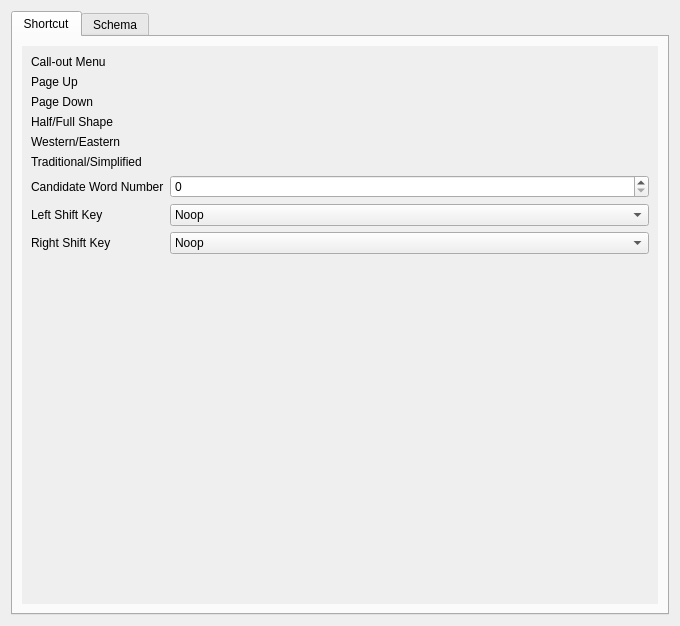
<?xml version="1.0" encoding="UTF-8"?>
<ui version="4.0">
 <class>MainUI</class>
 <widget class="QWidget" name="MainUI">
  <property name="geometry">
   <rect>
    <x>0</x>
    <y>0</y>
    <width>680</width>
    <height>626</height>
   </rect>
  </property>
  <property name="minimumSize">
   <size>
    <width>680</width>
    <height>500</height>
   </size>
  </property>
  <property name="windowTitle">
   <string>MainWindow</string>
  </property>
  <property name="windowIcon">
   <iconset theme="fcitx5-rime">
    <normaloff>.</normaloff>.</iconset>
  </property>
  <layout class="QVBoxLayout" name="verticalLayout_overview">
   <item>
    <widget class="QTabWidget" name="configTab">
     <property name="currentIndex">
      <number>0</number>
     </property>
     <widget class="QWidget" name="shortCutTab">
      <attribute name="title">
       <string>Shortcut</string>
      </attribute>
      <layout class="QHBoxLayout" name="horizontalLayout_2">
       <item>
        <widget class="QScrollArea" name="scrollArea">
         <property name="frameShape">
          <enum>QFrame::NoFrame</enum>
         </property>
         <property name="frameShadow">
          <enum>QFrame::Plain</enum>
         </property>
         <property name="widgetResizable">
          <bool>true</bool>
         </property>
         <widget class="QWidget" name="scrollAreaWidgetContents">
          <property name="geometry">
           <rect>
            <x>0</x>
            <y>0</y>
            <width>648</width>
            <height>557</height>
           </rect>
          </property>
          <layout class="QFormLayout" name="formLayout">
           <item row="0" column="0">
            <widget class="QLabel" name="toggle_label">
             <property name="text">
              <string>Call-out Menu</string>
             </property>
            </widget>
           </item>
           <item row="0" column="1">
            <widget class="fcitx::kcm::KeyListWidget" name="toggle_shortcut" native="true">
             <property name="minimumSize">
              <size>
               <width>100</width>
               <height>0</height>
              </size>
             </property>
            </widget>
           </item>
           <item row="1" column="0">
            <widget class="QLabel" name="label_pageup">
             <property name="text">
              <string>Page Up</string>
             </property>
            </widget>
           </item>
           <item row="2" column="0">
            <widget class="QLabel" name="label_pagedown">
             <property name="text">
              <string>Page Down</string>
             </property>
            </widget>
           </item>
           <item row="3" column="0">
            <widget class="QLabel" name="toggle_hfshape">
             <property name="text">
              <string>Half/Full Shape</string>
             </property>
            </widget>
           </item>
           <item row="4" column="0">
            <widget class="QLabel" name="toggle_ascii">
             <property name="text">
              <string>Western/Eastern</string>
             </property>
            </widget>
           </item>
           <item row="5" column="0">
            <widget class="QLabel" name="toggle_trasim">
             <property name="text">
              <string>Traditional/Simplified</string>
             </property>
            </widget>
           </item>
           <item row="1" column="1">
            <widget class="fcitx::kcm::KeyListWidget" name="hotkey_pageup" native="true">
             <property name="minimumSize">
              <size>
               <width>100</width>
               <height>0</height>
              </size>
             </property>
            </widget>
           </item>
           <item row="2" column="1">
            <widget class="fcitx::kcm::KeyListWidget" name="hotkey_pagedown" native="true">
             <property name="minimumSize">
              <size>
               <width>100</width>
               <height>0</height>
              </size>
             </property>
            </widget>
           </item>
           <item row="3" column="1">
            <widget class="fcitx::kcm::KeyListWidget" name="hotkey_hfshape" native="true">
             <property name="minimumSize">
              <size>
               <width>100</width>
               <height>0</height>
              </size>
             </property>
            </widget>
           </item>
           <item row="4" column="1">
            <widget class="fcitx::kcm::KeyListWidget" name="hotkey_ascii" native="true">
             <property name="minimumSize">
              <size>
               <width>100</width>
               <height>0</height>
              </size>
             </property>
            </widget>
           </item>
           <item row="5" column="1">
            <widget class="fcitx::kcm::KeyListWidget" name="hotkey_transim" native="true">
             <property name="minimumSize">
              <size>
               <width>100</width>
               <height>0</height>
              </size>
             </property>
            </widget>
           </item>
           <item row="6" column="0">
            <widget class="QLabel" name="candidate_word_number_label">
             <property name="text">
              <string>Candidate Word Number</string>
             </property>
            </widget>
           </item>
           <item row="7" column="0">
            <widget class="QLabel" name="shift_l_label">
             <property name="text">
              <string>Left Shift Key</string>
             </property>
            </widget>
           </item>
           <item row="8" column="0">
            <widget class="QLabel" name="shift_r_label">
             <property name="text">
              <string>Right Shift Key</string>
             </property>
            </widget>
           </item>
           <item row="7" column="1">
            <widget class="QComboBox" name="shiftLeftCombo">
             <item>
              <property name="text">
               <string>Noop</string>
              </property>
             </item>
             <item>
              <property name="text">
               <string>Inline ASCII</string>
              </property>
             </item>
             <item>
              <property name="text">
               <string>Commit Text</string>
              </property>
             </item>
             <item>
              <property name="text">
               <string>Commit Code</string>
              </property>
             </item>
             <item>
              <property name="text">
               <string>Clear</string>
              </property>
             </item>
            </widget>
           </item>
           <item row="8" column="1">
            <widget class="QComboBox" name="shiftRightCombo">
             <item>
              <property name="text">
               <string>Noop</string>
              </property>
             </item>
             <item>
              <property name="text">
               <string>Inline ASCII</string>
              </property>
             </item>
             <item>
              <property name="text">
               <string>Commit Text</string>
              </property>
             </item>
             <item>
              <property name="text">
               <string>Commit Code</string>
              </property>
             </item>
             <item>
              <property name="text">
               <string>Clear</string>
              </property>
             </item>
            </widget>
           </item>
           <item row="6" column="1">
            <widget class="QSpinBox" name="candidateWordNumber"/>
           </item>
           <item row="9" column="0">
            <spacer name="verticalSpacer_5">
             <property name="orientation">
              <enum>Qt::Vertical</enum>
             </property>
             <property name="sizeHint" stdset="0">
              <size>
               <width>20</width>
               <height>40</height>
              </size>
             </property>
            </spacer>
           </item>
          </layout>
         </widget>
        </widget>
       </item>
      </layout>
     </widget>
     <widget class="QWidget" name="schemaTab">
      <attribute name="title">
       <string>Schema</string>
      </attribute>
      <layout class="QGridLayout" name="gridLayout">
       <item row="3" column="0">
        <spacer name="horizontalSpacer_2">
         <property name="orientation">
          <enum>Qt::Horizontal</enum>
         </property>
         <property name="sizeType">
          <enum>QSizePolicy::Fixed</enum>
         </property>
         <property name="sizeHint" stdset="0">
          <size>
           <width>20</width>
           <height>20</height>
          </size>
         </property>
        </spacer>
       </item>
       <item row="3" column="1" colspan="2">
        <layout class="QHBoxLayout" name="horizontalLayout">
         <item>
          <layout class="QVBoxLayout" name="verticalLayout">
           <item>
            <widget class="QLabel" name="label">
             <property name="text">
              <string>Available Input Schemas:</string>
             </property>
            </widget>
           </item>
           <item>
            <widget class="QListView" name="availIMView"/>
           </item>
          </layout>
         </item>
         <item>
          <layout class="QVBoxLayout" name="verticalLayout_3">
           <item>
            <spacer name="verticalSpacer">
             <property name="orientation">
              <enum>Qt::Vertical</enum>
             </property>
             <property name="sizeHint" stdset="0">
              <size>
               <width>20</width>
               <height>40</height>
              </size>
             </property>
            </spacer>
           </item>
           <item>
            <widget class="QPushButton" name="addIMButton">
             <property name="enabled">
              <bool>false</bool>
             </property>
             <property name="icon">
              <iconset theme="go-next">
               <normaloff>.</normaloff>.</iconset>
             </property>
            </widget>
           </item>
           <item>
            <widget class="QPushButton" name="removeIMButton">
             <property name="enabled">
              <bool>false</bool>
             </property>
             <property name="icon">
              <iconset theme="go-previous">
               <normaloff>.</normaloff>.</iconset>
             </property>
            </widget>
           </item>
           <item>
            <spacer name="verticalSpacer_2">
             <property name="orientation">
              <enum>Qt::Vertical</enum>
             </property>
             <property name="sizeHint" stdset="0">
              <size>
               <width>20</width>
               <height>40</height>
              </size>
             </property>
            </spacer>
           </item>
          </layout>
         </item>
         <item>
          <layout class="QVBoxLayout" name="verticalLayout_2">
           <item>
            <widget class="QLabel" name="label_2">
             <property name="text">
              <string>Active Input Schemas:</string>
             </property>
            </widget>
           </item>
           <item>
            <widget class="QListView" name="currentIMView"/>
           </item>
          </layout>
         </item>
         <item>
          <layout class="QVBoxLayout" name="verticalLayout_4">
           <item>
            <spacer name="verticalSpacer_3">
             <property name="orientation">
              <enum>Qt::Vertical</enum>
             </property>
             <property name="sizeHint" stdset="0">
              <size>
               <width>20</width>
               <height>40</height>
              </size>
             </property>
            </spacer>
           </item>
           <item>
            <widget class="QPushButton" name="moveUpButton">
             <property name="enabled">
              <bool>false</bool>
             </property>
             <property name="icon">
              <iconset theme="go-up">
               <normaloff>.</normaloff>.</iconset>
             </property>
            </widget>
           </item>
           <item>
            <widget class="QPushButton" name="moveDownButton">
             <property name="enabled">
              <bool>false</bool>
             </property>
             <property name="icon">
              <iconset theme="go-down">
               <normaloff>.</normaloff>.</iconset>
             </property>
            </widget>
           </item>
           <item>
            <spacer name="verticalSpacer_4">
             <property name="orientation">
              <enum>Qt::Vertical</enum>
             </property>
             <property name="sizeHint" stdset="0">
              <size>
               <width>20</width>
               <height>40</height>
              </size>
             </property>
            </spacer>
           </item>
          </layout>
         </item>
        </layout>
       </item>
       <item row="2" column="0" colspan="3">
        <widget class="QLabel" name="label_4">
         <property name="toolTip">
          <string/>
         </property>
         <property name="text">
          <string>&lt;b&gt;Select Input Schema:&lt;/b&gt;</string>
         </property>
        </widget>
       </item>
      </layout>
     </widget>
    </widget>
   </item>
  </layout>
 </widget>
 <customwidgets>
  <customwidget>
   <class>fcitx::kcm::KeyListWidget</class>
   <extends>QWidget</extends>
   <header>keylistwidget.h</header>
  </customwidget>
 </customwidgets>
 <resources/>
 <connections/>
</ui>
